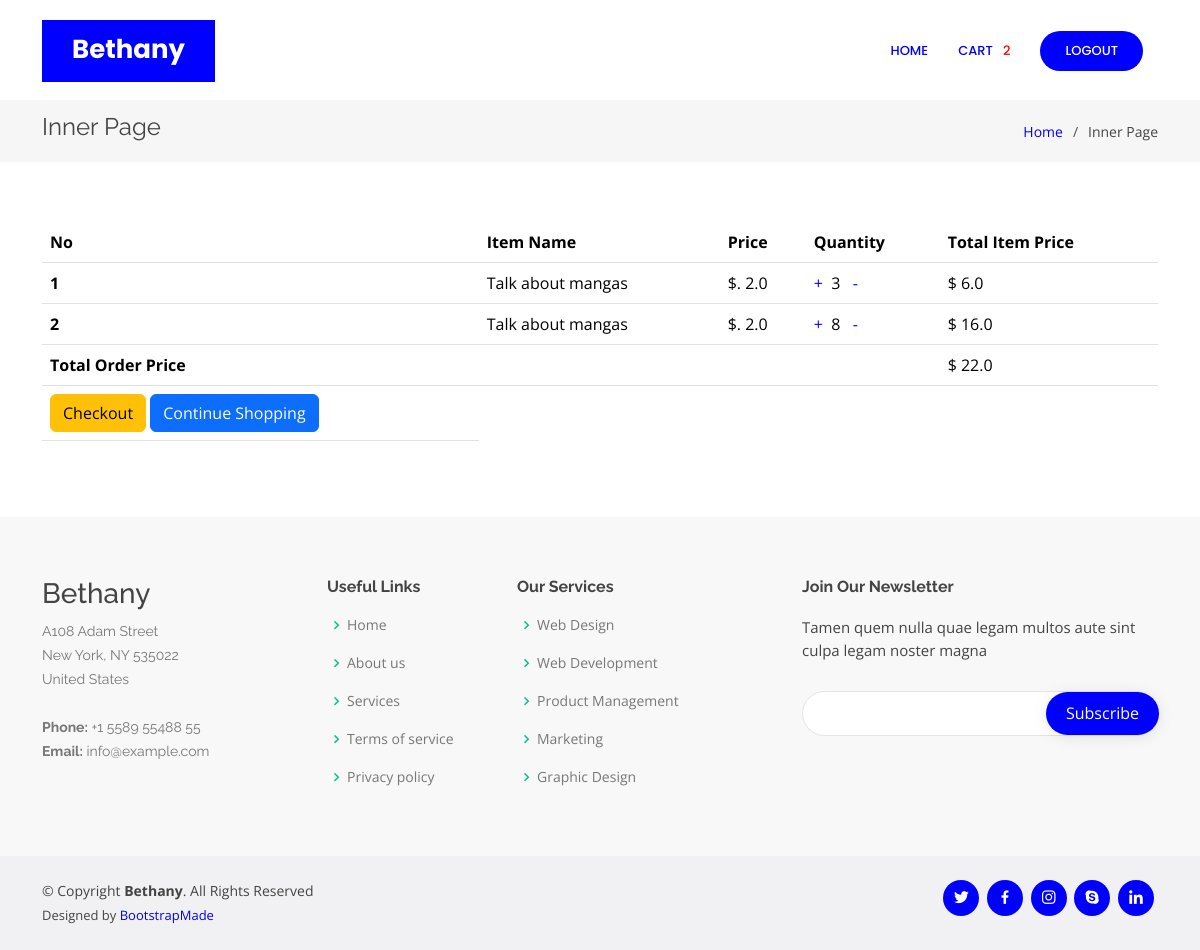
The page /orderlist (signed in) on the database its author committed.
### core/models.py (models this page shows, shortened)
class Order(models.Model):
    user = models.ForeignKey(User, on_delete=models.CASCADE)
    items = models.ManyToManyField(OrderItem)
    start_date = models.DateTimeField(auto_now_add=True)
    ordered_date =  models.DateTimeField()
    ordered = models.BooleanField(default=False)
    order_id = models.CharField(max_length=100,unique=True,default=None,blank=True,null=True)
    datetime_of_payment = models.DateTimeField(auto_now_add=True)
    order_delivered = models.BooleanField(default=False)
    order_received = models.BooleanField(default=False)
    razorpay_order_id = models.CharField(max_length=500,null=True,blank=True)
    razorpay_payment_id =  models.CharField(max_length=500,null=True,blank=True)
    razorpay_signature =  models.CharField(max_length=500,null=True,blank=True)
    def get_total_price(self):
        total = 0
        for order_item in self.items.all():
            total += order_item.get_final_price()
        return total

class OrderItem(models.Model):
    user = models.ForeignKey(User, on_delete=models.CASCADE)
    ordered = models.BooleanField(default=False)
    product = models.ForeignKey('Product', on_delete=models.CASCADE)
    quantity = models.IntegerField(default=1)
    def get_total_item_price(self):
        return self.quantity * self.product.price
    def get_final_price(self):
        return self.get_total_item_price()

class Product(models.Model):
    name = models.CharField(max_length=100)
    category = models.ForeignKey('Category', on_delete=models.CASCADE)
    desc = models.TextField()
    price = models.FloatField(default=0.0)
    product_available_count = models.IntegerField(default=0)
    img = models.ImageField(upload_to = 'images/')

### core/views.py (the view)
# urls.py: path('orderlist',views.orderlist,name='orderlist'),
def orderlist(request):
    if Order.objects.filter(user=request.user,ordered=False).exists():
        order = Order.objects.get(user=request.user,ordered=False)
        return render(request,'core/orderlist.html',{'order':order})
    return render(request,'core/orderlist.html',{'message':"Your Cart Is Empty"})

### core/templatetags/cart_template_tag.py (called while the page is built)
@register.filter
def cart_item_count(user):
    if user.is_authenticated:
        qs = Order.objects.filter(user=user,ordered=False)
        if qs.exists():
            return qs[0].items.count()
    return 0

### templates/core/orderlist.html (shortened to what this page needs)
<!DOCTYPE html>
{% load static %}
{% load cart_template_tag %}
<html lang="en">
<head>
  <link href="{% static 'vendor/aos/aos.css' %}" rel="stylesheet">
  <link href="{% static 'vendor/bootstrap/css/bootstrap.min.css' %}" rel="stylesheet">
  <link href="{% static 'assets/vendor/bootstrap-icons/bootstrap-icons.css' %}" rel="stylesheet">
  <link href="{% static 'vendor/boxicons/css/boxicons.min.css' %}" rel="stylesheet">
  <link href="{% static 'assets/vendor/glightbox/css/glightbox.min.css' %}" rel="stylesheet">
  <link href="{% static 'vendor/remixicon/remixicon.css' %}" rel="stylesheet">
  <link href="{% static 'vendor/swiper/swiper-bundle.min.css' %}" rel="stylesheet">
  <link href="{% static 'css/style.css' %}" rel="stylesheet">
</head>
<body>
  <header id="header" class="fixed-top d-flex align-items-center">
    <div class="container">
      <div class="header-container d-flex align-items-center justify-content-between">
        <div class="logo">
          <h1 class="text-light"><a href="index.html"><span>Bethany</span></a></h1>
        </div>
        <nav id="navbar" class="navbar">
          <ul>
            {% if user.is_authenticated %}
            <li><a class="nav-link scrollto active" href="{% url 'index' %}">Home</a></li>
            <li><a class="nav-link scrollto active" href="{% url 'orderlist' %}">Cart &nbsp;&nbsp;
             <div style="color: red;">{{request.user | cart_item_count}}
             </div>
            </a></li>
            <li><a class="getstarted scrollto" href="{% url 'user_logout' %}">Logout</a></li>
            {% else %}
            <li><a class="getstarted scrollto" href="{% url 'user_login' %}">Login</a></li>
            <li><a class="getstarted scrollto" href="{% url 'user_register' %}">Register</a></li>
            {% endif %}
          </ul>
        </nav>
      </div>
    </div>
  </header>
  <main id="main">
    <section class="breadcrumbs">
      <div class="container">
        <div class="d-flex justify-content-between align-items-center">
          <h2>Inner Page</h2>
          <ol>
            <li><a href="index.html">Home</a></li>
            <li>Inner Page</li>
          </ol>
        </div>
      </div>
    </section>
    <section class="inner-page">
      <div class="container">
        <table class="table">
            <thead class="thead-dark">
              <tr>
                <th scope="col">No</th>
                <th scope="col">Item Name</th>
                <th scope="col">Price</th>
                <th scope="col">Quantity</th>
                <th scope="col">Total Item Price</th>
              </tr>
            </thead>
            <tbody>
              {% for order_item in order.items.all %}
              <tr>
                <th scope="row">{{forloop.counter}}</th>
                <td>{{order_item.product.name}}</td>
                <td>$. {{order_item.product.price}}</td>
                <td><a href="{% url 'add_item' order_item.product.pk %}">+</a>&nbsp;
                    {{order_item.quantity}} &nbsp;
                    <a href="{% url 'remove_item' order_item.product.pk %}">-</a>
                </td>
                <td>$ {{ order_item.get_total_item_price }}</td>
              </tr>
              {% endfor %}
              {% if order.get_total_price %}
              <tr class="row100 body" style="color: rgba(0, 0, 0, 0.377);">
                 <td class="cell100 column1" style="color:rgb(0, 0, 0) ;"><b>Total Order Price</b></td>
                 <td class="cell100 column2"></td>
                 <td class="cell100 column2"></td>
                 <td class="cell100 column2"></td>
                 <td class="row100 body" style="color: black;"> $ {{ order.get_total_price}} </td>
              </tr>
              <tr class="row100 body">
                <td colspan="cell100 column1">
                  <a href="{% url 'checkout_address' %}" class="btn btn-warning float-right ml-2">Checkout</a>
                  <a href="{% url 'index' %}" class="btn btn-primary float-right">Continue Shopping</a>
                </td>
              </tr>
              {% endif %}
            </tbody>
          </table>
      </div>
    </section>
  </main>
  <footer id="footer">
    <div class="footer-top">
      <div class="container">
        <div class="row">
          <div class="col-lg-3 col-md-6 footer-contact">
            <h3>Bethany</h3>
            <p>
              A108 Adam Street <br>
              New York, NY 535022<br>
              United States <br><br>
              <strong>Phone:</strong> +1 5589 55488 55<br>
              <strong>Email:</strong> info@example.com<br>
            </p>
          </div>
          <div class="col-lg-2 col-md-6 footer-links">
            <h4>Useful Links</h4>
            <ul>
              <li><i class="bx bx-chevron-right"></i> <a href="#">Home</a></li>
              <li><i class="bx bx-chevron-right"></i> <a href="#">About us</a></li>
              <li><i class="bx bx-chevron-right"></i> <a href="#">Services</a></li>
              <li><i class="bx bx-chevron-right"></i> <a href="#">Terms of service</a></li>
              <li><i class="bx bx-chevron-right"></i> <a href="#">Privacy policy</a></li>
            </ul>
          </div>
          <div class="col-lg-3 col-md-6 footer-links">
            <h4>Our Services</h4>
            <ul>
              <li><i class="bx bx-chevron-right"></i> <a href="#">Web Design</a></li>
              <li><i class="bx bx-chevron-right"></i> <a href="#">Web Development</a></li>
              <li><i class="bx bx-chevron-right"></i> <a href="#">Product Management</a></li>
              <li><i class="bx bx-chevron-right"></i> <a href="#">Marketing</a></li>
              <li><i class="bx bx-chevron-right"></i> <a href="#">Graphic Design</a></li>
            </ul>
          </div>
          <div class="col-lg-4 col-md-6 footer-newsletter">
            <h4>Join Our Newsletter</h4>
            <p>Tamen quem nulla quae legam multos aute sint culpa legam noster magna</p>
            <form action="" method="post">
              <input type="email" name="email"><input type="submit" value="Subscribe">
            </form>
          </div>
        </div>
      </div>
    </div>
    <div class="container d-md-flex py-4">
      <div class="me-md-auto text-center text-md-start">
        <div class="copyright">
          &copy; Copyright <strong><span>Bethany</span></strong>. All Rights Reserved
        </div>
        <div class="credits">
          Designed by <a href="https://bootstrapmade.com/">BootstrapMade</a>
        </div>
      </div>
      <div class="social-links text-center text-md-right pt-3 pt-md-0">
        <a href="#" class="twitter"><i class="bx bxl-twitter"></i></a>
        <a href="#" class="facebook"><i class="bx bxl-facebook"></i></a>
        <a href="#" class="instagram"><i class="bx bxl-instagram"></i></a>
        <a href="#" class="google-plus"><i class="bx bxl-skype"></i></a>
        <a href="#" class="linkedin"><i class="bx bxl-linkedin"></i></a>
      </div>
    </div>
  </footer>
</body>
</html>

### static/css/style.css (style rules this page uses)
body { font-family: "Open Sans", sans-serif; color: #444444; }
a { color: blue; text-decoration: none; }
h1, h2, h3, h4, h5, h6 { font-family: "Raleway", sans-serif; }
#header { transition: all 0.5s; z-index: 997; transition: all 0.5s; top: 20px; }
#header .header-container { background: #fff; }
#header .logo { overflow: hidden; padding: 16px 30px 12px 30px; background: blue; }
#header .logo h1 { font-size: 26px; padding: 0; line-height: 1; font-weight: 700; font-family: "Poppins", sans-serif; }
#header .logo h1 a, #header .logo h1 a:hover { color: #fff; text-decoration: none; }
.navbar { padding: 0; }
.navbar ul { margin: 0; padding: 0; display: flex; list-style: none; align-items: center; }
.navbar li { position: relative; }
.navbar a, .navbar a:focus { display: flex; align-items: center; justify-content: space-between; padding: 10px 0 10px 30px; color: #36343a; transition: 0.3s; font-size: 13px; font-weight: 500; text-transform: uppercase; font-family: "Poppins", sans-serif; white-space: nowrap; transition: 0.3s; }
.navbar a:hover, .navbar .active, .navbar .active:focus, .navbar li:hover>a { color: blue; }
.navbar .getstarted, .navbar .getstarted:focus { background: blue; padding: 10px 25px; margin-left: 30px; margin-right: 15px; border-radius: 50px; color: #fff; }
section { padding: 60px 0; overflow: hidden; }
.breadcrumbs { padding: 15px 0; background: #f6f6f7; margin-top: 100px; }
.breadcrumbs h2 { font-size: 24px; line-height: 1; font-weight: 400; }
.breadcrumbs ol { display: flex; flex-wrap: wrap; list-style: none; padding: 0; margin: 0; font-size: 14px; }
.breadcrumbs ol li+li { padding-left: 10px; }
.breadcrumbs ol li+li::before { display: inline-block; padding-right: 10px; color: #4f4c55; content: "/"; }
#footer { color: #444444; font-size: 14px; background: #f1f0f2; }
#footer .footer-top { padding: 60px 0 30px 0; background: #f9f8f9; }
#footer .footer-top .footer-contact { margin-bottom: 30px; }
#footer .footer-top .footer-contact p { font-size: 14px; line-height: 24px; margin-bottom: 0; font-family: "Raleway", sans-serif; color: #777777; }
#footer .footer-top h4 { font-size: 16px; font-weight: bold; color: #444444; position: relative; padding-bottom: 12px; }
#footer .footer-top .footer-links { margin-bottom: 30px; }
#footer .footer-top .footer-links ul { list-style: none; padding: 0; margin: 0; }
#footer .footer-top .footer-links ul i { padding-right: 2px; color: #00c28e; font-size: 18px; line-height: 1; }
#footer .footer-top .footer-links ul li { padding: 10px 0; display: flex; align-items: center; }
#footer .footer-top .footer-links ul li:first-child { padding-top: 0; }
#footer .footer-top .footer-links ul a { color: #777777; transition: 0.3s; display: inline-block; line-height: 1; }
#footer .footer-newsletter { font-size: 15px; }
#footer .footer-newsletter h4 { font-size: 16px; font-weight: bold; color: #444444; position: relative; padding-bottom: 12px; }
#footer .footer-newsletter form { margin-top: 30px; background: #fff; padding: 6px 10px; position: relative; border-radius: 50px; text-align: left; border: 1px solid #e4e3e6; }
#footer .footer-newsletter form input[type=email] { border: 0; padding: 4px 8px; width: calc(100% - 100px); }
#footer .footer-newsletter form input[type=submit] { position: absolute; top: 0; right: -2px; bottom: 0; border: 0; background: none; font-size: 16px; padding: 0 20px; background: blue; color: #fff; transition: 0.3s; border-radius: 50px; box-shadow: 0px 2px 15px rgba(0, 0, 0, 0.1); }
#footer .credits { padding-top: 5px; font-size: 13px; color: #444444; }
#footer .social-links a { font-size: 18px; display: inline-block; background: blue; color: #fff; line-height: 1; padding: 8px 0; margin-right: 4px; border-radius: 50%; text-align: center; width: 36px; height: 36px; transition: 0.3s; }

### rows shown on the page
OrderItem: product.name "Talk about mangas", product.price "2.0", quantity "3", get_total_item_price "6.0"
OrderItem: product.name "Talk about mangas", product.price "2.0", quantity "8", get_total_item_price "16.0"
Order: get_total_price "22.0"

### other values the page prints
{{ request.user | cart_item_count }} "2"
